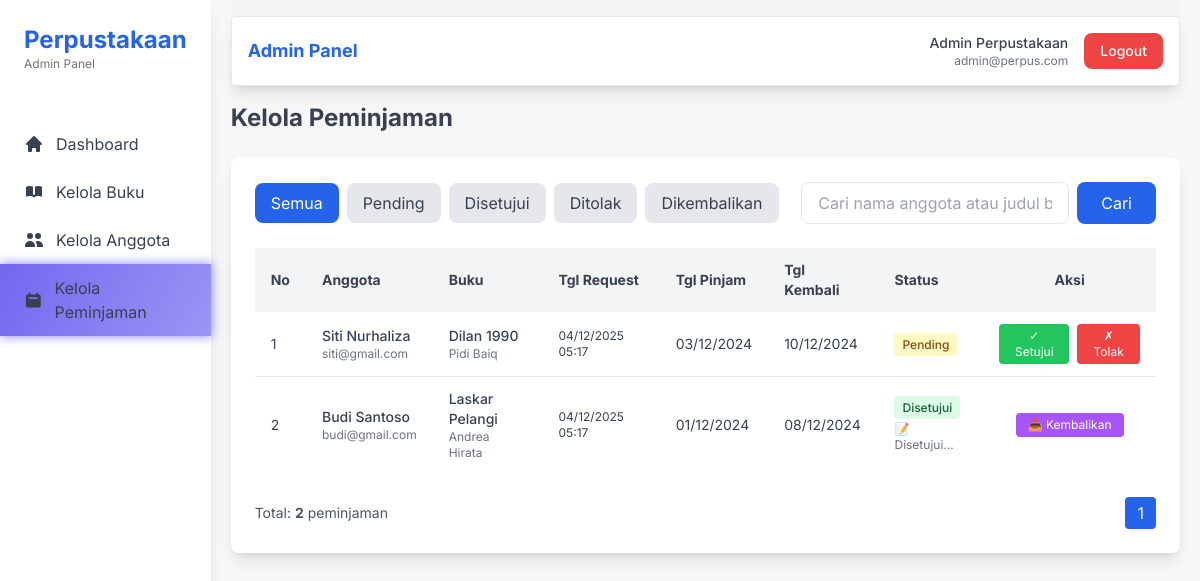
The page /admin/kelola-peminjaman.php (signed in) on the database its author committed.
### tables this page shows
CREATE TABLE `peminjaman` (
  `id` int(11) NOT NULL AUTO_INCREMENT,
  `anggota_id` int(11) NOT NULL,
  `book_id` int(11) NOT NULL,
  `tgl_pinjam` date NOT NULL,
  `tgl_kembali` date NOT NULL,
  `tgl_request` datetime NOT NULL DEFAULT current_timestamp(),
  `status` enum('pending','approved','rejected','returned') NOT NULL DEFAULT 'pending',
  `catatan_admin` text DEFAULT NULL,
  PRIMARY KEY (`id`),
  KEY `anggota_id` (`anggota_id`),
  KEY `book_id` (`book_id`),
  CONSTRAINT `peminjaman_ibfk_1` FOREIGN KEY (`anggota_id`) REFERENCES `anggota` (`id`) ON DELETE CASCADE ON UPDATE CASCADE,
  CONSTRAINT `peminjaman_ibfk_2` FOREIGN KEY (`book_id`) REFERENCES `books` (`id`) ON DELETE CASCADE ON UPDATE CASCADE
);

CREATE TABLE `anggota` (
  `id` int(11) NOT NULL AUTO_INCREMENT,
  `nama` varchar(255) NOT NULL,
  `email` varchar(255) NOT NULL,
  `password` varchar(255) NOT NULL,
  `gender` enum('Pria','Wanita') NOT NULL,
  `alamat` text NOT NULL,
  `no_telepon` varchar(20) DEFAULT NULL,
  `status` enum('Tidak Meminjam','Sedang Meminjam') NOT NULL DEFAULT 'Tidak Meminjam',
  `foto` varchar(255) DEFAULT 'default-anggota.jpg',
  PRIMARY KEY (`id`),
  UNIQUE KEY `email` (`email`)
);

CREATE TABLE `books` (
  `id` int(11) NOT NULL AUTO_INCREMENT,
  `judul` varchar(255) NOT NULL,
  `kategori` varchar(255) NOT NULL,
  `pengarang` varchar(255) NOT NULL,
  `penerbit` varchar(255) NOT NULL,
  `tahun_terbit` year DEFAULT NULL,
  `isbn` varchar(50) DEFAULT NULL,
  `jumlah_stok` int(11) NOT NULL DEFAULT 1,
  `status` enum('Tersedia','Dipinjam','Tidak Tersedia') NOT NULL DEFAULT 'Tersedia',
  PRIMARY KEY (`id`)
);

### admin/kelola-peminjaman.php (the view, shortened to what this page needs)
<?php
require_once __DIR__ . '/../db-config.php';
$filter = $_GET['filter'] ?? 'all';
$search = $_POST['search'] ?? '';
$page = $_POST['page'] ?? 1;
$perPage = 10;
$offset = ($page - 1) * $perPage;
$whereConditions = [];
$params = [];
$whereClause = !empty($whereConditions) ? "WHERE " . implode(" AND ", $whereConditions) : "";
$sql = "SELECT COUNT(*) as total FROM peminjaman p
        INNER JOIN anggota a ON p.anggota_id = a.id
        INNER JOIN books b ON p.book_id = b.id
        $whereClause";
$stmt = $connection->prepare($sql);
$stmt->execute($params);
$totalData = $stmt->fetch()['total'];
$totalPages = ceil($totalData / $perPage) ?: 1;
$sql = "SELECT p.*, a.nama as nama_anggota, a.email as email_anggota,
        b.judul as judul_buku, b.pengarang, b.penerbit
        FROM peminjaman p
        INNER JOIN anggota a ON p.anggota_id = a.id
        INNER JOIN books b ON p.book_id = b.id
        $whereClause
        ORDER BY p.tgl_request DESC, p.id DESC
        LIMIT $perPage OFFSET $offset";
$stmt = $connection->prepare($sql);
$stmt->execute($params);
$peminjamans = $stmt->fetchAll();
require_once __DIR__ . '/layout/top.php';
?>
<section>
  <div class="flex items-center justify-between mt-4">
    <h1 class="text-2xl font-bold">Kelola Peminjaman</h1>
  </div>
</section>
<div class="bg-white rounded-lg p-6 my-6 shadow-lg">
  <div class="mb-6 flex flex-wrap gap-4 items-center justify-between">
    <div class="flex gap-2">
      <a href="?filter=all" class="px-4 py-2 rounded-lg <?= $filter == 'all' ? 'bg-blue-600 text-white' : 'bg-gray-200 hover:bg-gray-300' ?>">
        Semua
      </a>
      <a href="?filter=pending" class="px-4 py-2 rounded-lg <?= $filter == 'pending' ? 'bg-yellow-600 text-white' : 'bg-gray-200 hover:bg-gray-300' ?>">
        Pending
      </a>
      <a href="?filter=approved" class="px-4 py-2 rounded-lg <?= $filter == 'approved' ? 'bg-green-600 text-white' : 'bg-gray-200 hover:bg-gray-300' ?>">
        Disetujui
      </a>
      <a href="?filter=rejected" class="px-4 py-2 rounded-lg <?= $filter == 'rejected' ? 'bg-red-600 text-white' : 'bg-gray-200 hover:bg-gray-300' ?>">
        Ditolak
      </a>
      <a href="?filter=returned" class="px-4 py-2 rounded-lg <?= $filter == 'returned' ? 'bg-purple-600 text-white' : 'bg-gray-200 hover:bg-gray-300' ?>">
        Dikembalikan
      </a>
    </div>
    <form method="POST" class="flex gap-2">
      <input type="text" name="search" value="<?= htmlspecialchars($search) ?>"
        class="px-4 py-2 border rounded-lg focus:outline-none focus:ring-2 focus:ring-blue-500"
        placeholder="Cari nama anggota atau judul buku...">
      <button type="submit" class="bg-blue-600 hover:bg-blue-700 text-white px-6 py-2 rounded-lg">Cari</button>
    </form>
  </div>
  <div class="overflow-x-auto">
    <table class="w-full text-sm">
      <thead class="bg-gray-100 text-gray-700">
        <tr>
          <th class="px-4 py-3 text-left">No</th>
          <th class="px-4 py-3 text-left">Anggota</th>
          <th class="px-4 py-3 text-left">Buku</th>
          <th class="px-4 py-3 text-left">Tgl Request</th>
          <th class="px-4 py-3 text-left">Tgl Pinjam</th>
          <th class="px-4 py-3 text-left">Tgl Kembali</th>
          <th class="px-4 py-3 text-left">Status</th>
          <th class="px-4 py-3 text-center">Aksi</th>
        </tr>
      </thead>
      <tbody class="divide-y">
        <?php if (empty($peminjamans)): ?>
          <tr><td colspan="8" class="px-4 py-8 text-center text-gray-500">Tidak ada data</td></tr>
        <?php else: ?>
          <?php foreach ($peminjamans as $i => $p): ?>
            <tr class="hover:bg-gray-50">
              <td class="px-4 py-3"><?= $offset + $i + 1 ?></td>
              <td class="px-4 py-3">
                <div class="font-medium"><?= htmlspecialchars($p['nama_anggota']) ?></div>
                <div class="text-xs text-gray-500"><?= htmlspecialchars($p['email_anggota']) ?></div>
              </td>
              <td class="px-4 py-3">
                <div class="font-medium"><?= htmlspecialchars($p['judul_buku']) ?></div>
                <div class="text-xs text-gray-500"><?= htmlspecialchars($p['pengarang']) ?></div>
              </td>
              <td class="px-4 py-3 text-xs"><?= date('d/m/Y H:i', strtotime($p['tgl_request'])) ?></td>
              <td class="px-4 py-3"><?= date('d/m/Y', strtotime($p['tgl_pinjam'])) ?></td>
              <td class="px-4 py-3"><?= date('d/m/Y', strtotime($p['tgl_kembali'])) ?></td>
              <td class="px-4 py-3">
                <?php
                $statusColors = [
                  'pending' => 'bg-yellow-100 text-yellow-800',
                  'approved' => 'bg-green-100 text-green-800',
                  'rejected' => 'bg-red-100 text-red-800',
                  'returned' => 'bg-purple-100 text-purple-800'
                ];
                $statusLabels = [
                  'pending' => 'Pending',
                  'approved' => 'Disetujui',
                  'rejected' => 'Ditolak',
                  'returned' => 'Dikembalikan'
                ];
                ?>
                <span class="px-2 py-1 rounded text-xs font-medium <?= $statusColors[$p['status']] ?>">
                  <?= $statusLabels[$p['status']] ?>
                </span>
                <?php if ($p['catatan_admin']): ?>
                  <div class="text-xs text-gray-500 mt-1" title="<?= htmlspecialchars($p['catatan_admin']) ?>">
                    📝 <?= htmlspecialchars(substr($p['catatan_admin'], 0, 30)) ?>...
                  </div>
                <?php endif; ?>
              </td>
              <td class="px-4 py-3">
                <div class="flex justify-center gap-2">
                  <?php if ($p['status'] == 'pending'): ?>
                    <button onclick="showApproveModal(<?= $p['id'] ?>, '<?= htmlspecialchars($p['nama_anggota']) ?>', '<?= htmlspecialchars($p['judul_buku']) ?>')"
                      class="bg-green-500 hover:bg-green-600 text-white px-3 py-1 rounded text-xs">
                      ✓ Setujui
                    </button>
                    <button onclick="showRejectModal(<?= $p['id'] ?>, '<?= htmlspecialchars($p['nama_anggota']) ?>', '<?= htmlspecialchars($p['judul_buku']) ?>')"
                      class="bg-red-500 hover:bg-red-600 text-white px-3 py-1 rounded text-xs">
                      ✗ Tolak
                    </button>
                  <?php elseif ($p['status'] == 'approved'): ?>
                    <form method="POST" action="../logic/admin/peminjaman-return.php"
                      onsubmit="return confirm('Konfirmasi buku sudah dikembalikan?')">
                      <button type="submit" class="bg-purple-500 hover:bg-purple-600 text-white px-3 py-1 rounded text-xs">
                        📥 Kembalikan
                      </button>
                    </form>
                  <?php else: ?>
                    <span class="text-gray-400 text-xs">-</span>
                  <?php endif; ?>
                </div>
              </td>
            </tr>
          <?php endforeach; ?>
        <?php endif; ?>
      </tbody>
    </table>
  </div>
  <div class="flex items-center justify-between mt-6">
    <p class="text-sm text-gray-600">Total: <strong><?= $totalData ?></strong> peminjaman</p>
    <div class="flex gap-1">
      <?php for ($i = 1; $i <= $totalPages; $i++): ?>
        <form method="POST" class="inline">
          <button type="submit" class="px-3 py-1 rounded <?= $i == $page ? 'bg-blue-600 text-white' : 'bg-gray-200 hover:bg-gray-300' ?>">
            <?= $i ?>
          </button>
        </form>
      <?php endfor; ?>
    </div>
  </div>
</div>
<?php require_once __DIR__ . '/layout/bottom.php'; ?>

### admin/layout/top.php (shortened to what this page needs)
<!DOCTYPE html>
<html lang="en">
<head>
  <script src="https://cdn.tailwindcss.com"></script>
</head>
<body>
  <div class="flex text-gray-700">
    <?php require_once __DIR__ . '/sidebar.php'; ?>
    <section class="w-full mx-5">
      <?php require_once __DIR__ . '/navbar.php'; ?>

### admin/layout/sidebar.php
<?php $currentPage = basename($_SERVER['PHP_SELF']); ?>
<aside class="w-64 bg-white h-screen sticky top-0 left-0 shadow-lg">
  <div class="p-6">
    <h1 class="text-2xl font-bold text-blue-600">Perpustakaan</h1>
    <p class="text-xs text-gray-500">Admin Panel</p>
  </div>
  <nav class="mt-6">
    <a href="dashboard.php" class="flex items-center px-6 py-3 text-gray-700 hover:bg-gray-100 <?= $currentPage == 'dashboard.php' ? 'active' : '' ?>">
      <svg class="w-5 h-5 mr-3" fill="currentColor" viewBox="0 0 20 20">
        <path d="M10.707 2.293a1 1 0 00-1.414 0l-7 7a1 1 0 001.414 1.414L4 10.414V17a1 1 0 001 1h2a1 1 0 001-1v-2a1 1 0 011-1h2a1 1 0 011 1v2a1 1 0 001 1h2a1 1 0 001-1v-6.586l.293.293a1 1 0 001.414-1.414l-7-7z"/>
      </svg>
      Dashboard
    </a>
    <a href="kelola-buku.php" class="flex items-center px-6 py-3 text-gray-700 hover:bg-gray-100 <?= in_array($currentPage, ['kelola-buku.php', 'kelola-buku-add.php', 'kelola-buku-edit.php']) ? 'active' : '' ?>">
      <svg class="w-5 h-5 mr-3" fill="currentColor" viewBox="0 0 20 20">
        <path d="M9 4.804A7.968 7.968 0 005.5 4c-1.255 0-2.443.29-3.5.804v10A7.969 7.969 0 015.5 14c1.669 0 3.218.51 4.5 1.385A7.962 7.962 0 0114.5 14c1.255 0 2.443.29 3.5.804v-10A7.968 7.968 0 0014.5 4c-1.255 0-2.443.29-3.5.804V12a1 1 0 11-2 0V4.804z"/>
      </svg>
      Kelola Buku
    </a>
    <a href="kelola-anggota.php" class="flex items-center px-6 py-3 text-gray-700 hover:bg-gray-100 <?= in_array($currentPage, ['kelola-anggota.php', 'kelola-anggota-add.php', 'kelola-anggota-edit.php']) ? 'active' : '' ?>">
      <svg class="w-5 h-5 mr-3" fill="currentColor" viewBox="0 0 20 20">
        <path d="M9 6a3 3 0 11-6 0 3 3 0 016 0zM17 6a3 3 0 11-6 0 3 3 0 016 0zM12.93 17c.046-.327.07-.66.07-1a6.97 6.97 0 00-1.5-4.33A5 5 0 0119 16v1h-6.07zM6 11a5 5 0 015 5v1H1v-1a5 5 0 015-5z"/>
      </svg>
      Kelola Anggota
    </a>
    <a href="kelola-peminjaman.php" class="flex items-center px-6 py-3 text-gray-700 hover:bg-gray-100 <?= $currentPage == 'kelola-peminjaman.php' ? 'active' : '' ?>">
      <svg class="w-5 h-5 mr-3" fill="currentColor" viewBox="0 0 20 20">
        <path fill-rule="evenodd" d="M6 2a1 1 0 00-1 1v1H4a2 2 0 00-2 2v10a2 2 0 002 2h12a2 2 0 002-2V6a2 2 0 00-2-2h-1V3a1 1 0 10-2 0v1H7V3a1 1 0 00-1-1zm0 5a1 1 0 000 2h8a1 1 0 100-2H6z" clip-rule="evenodd"/>
      </svg>
      Kelola Peminjaman
    </a>
  </nav>
</aside>

### admin/layout/navbar.php
<section class="sticky top-0 bg-gray-100 pt-4 z-10">
  <div class="flex items-center justify-between bg-white rounded p-4 shadow-lg border">
    <div class="flex items-center space-x-4">
      <h1 class="text-lg font-bold text-blue-600">Admin Panel</h1>
    </div>
    <div class="flex items-center space-x-4">
      <div class="text-right">
        <h4 class="text-sm font-medium"><?= $_SESSION['nama'] ?></h4>
        <p class="text-xs text-gray-500"><?= $_SESSION['email'] ?></p>
      </div>
      <a href="../auth/logout.php" class="bg-red-500 hover:bg-red-600 text-white px-4 py-2 rounded-lg text-sm font-medium">
        Logout
      </a>
    </div>
  </div>
</section>

### admin/layout/bottom.php
    </section>
  </div>
</body>
</html>

### admin/layout/top.php (style rules this page uses)
body { font-family: 'Inter', sans-serif; background-color: #f7f7f7; }
.active { background: linear-gradient(118deg, #7367f0, rgba(115, 103, 240, 0.7)); color: white; box-shadow: 0 0 10px 1px rgb(115 103 240 / 70%); }

### rows shown on the page
peminjaman: i "1", anggota.nama "Siti Nurhaliza", anggota.email "siti@gmail.com", book.judul "Dilan 1990", book.pengarang "Pidi Baiq", tgl_request "04/12/2025 05:17", tgl_pinjam "03/12/2024", tgl_kembali "10/12/2024", status "Pending"
peminjaman: i "2", anggota.nama "Budi Santoso", anggota.email "budi@gmail.com", book.judul "Laskar Pelangi", book.pengarang "Andrea Hirata", tgl_request "04/12/2025 05:17", tgl_pinjam "01/12/2024", tgl_kembali "08/12/2024", status "Disetujui", catatan_admin "Disetujui"

### other values the page prints
$_SESSION['nama'] "Admin Perpustakaan"
$_SESSION['email'] "admin@perpus.com"
$totalData "2"
